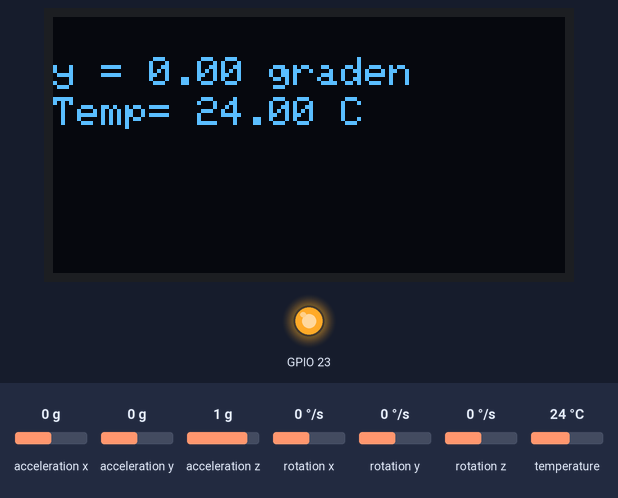
Simulated run of this sketch. Board: ESP32. Shown: 128×64 one-colour display, output pins drawn as LEDs (lit = HIGH). Wiring (inferred from the names in the program): MPU-6050 motion sensor at I2C address 0x68. The test bench sets the inputs (shaded band); at power-on: acceleration x 0 g, temperature 24 °C, acceleration y 0 g, acceleration z 1 g, rotation x 0 °/s, rotation y 0 °/s, rotation z 0 °/s. WiFi joins after 1.5 s; servers stay silent unless stated; what the sketch prints to the serial monitor is not drawn.

Above: at 3.3 s.
3.4 s: acceleration x set to 0.8 g
At 4.3 s:
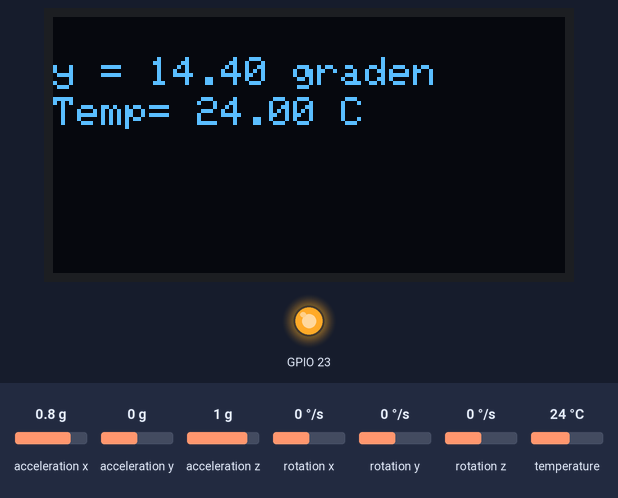
6.6 s: temperature set to 7 °C
At 8.3 s:
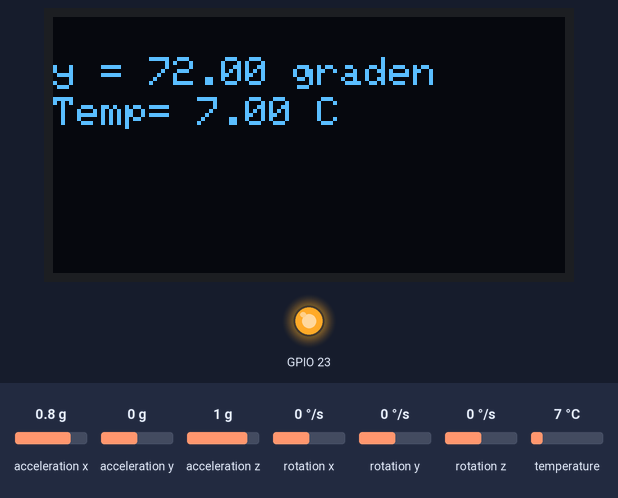
9.4 s: acceleration x set to -1.4 g
At 11.2 s:
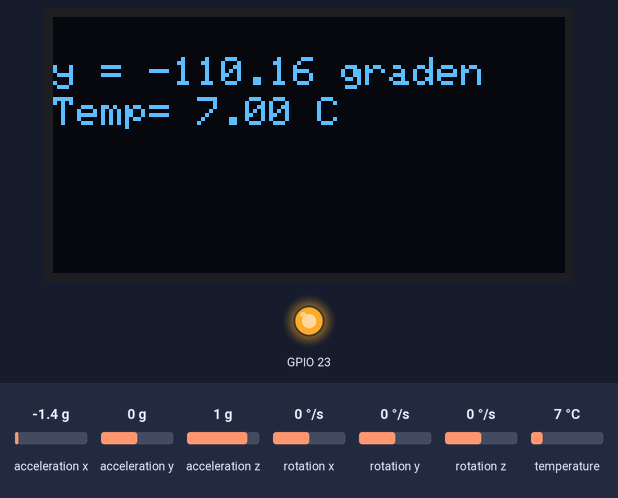
13.4 s: temperature set to 12 °C
At 14.4 s:
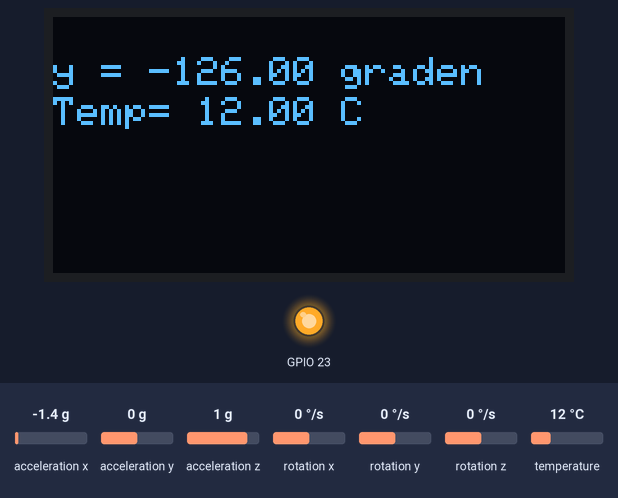
15.3 s: acceleration x set to -0.8 g
At 17.3 s:
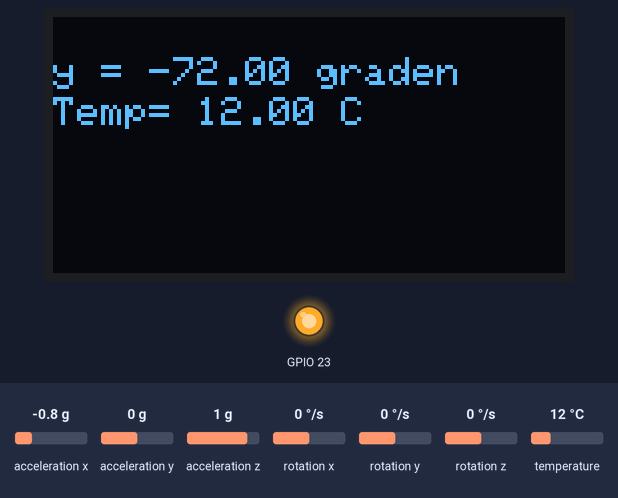
Timing chart, 0 to 18.8 s (numbered marks = the images above; inputs shaded):
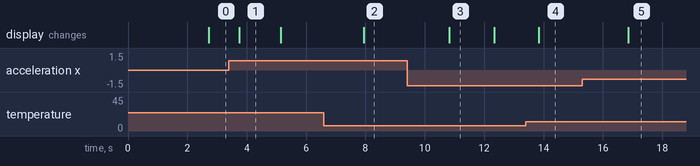

The sketch:

Temp-Gyro-Blynk.ino
```cpp
#define BLYNK_PRINT Serial
#include <WiFi.h>
#include <WiFiClient.h>
#include <BlynkSimpleEsp32.h>
#include <Wire.h>// This library allows you to communicate with I2C devices.
#include <Adafruit_BMP280.h>

Adafruit_BMP280 bmp; // I2C
const int MPU_ADDR = 0x68; // I2C address
int16_t accelerometer_x, accelerometer_y, accelerometer_z; // variables for accelerometer raw data
int16_t gyro_x, gyro_y, gyro_z; // variables for gyro raw data
int16_t temperature; // variables for temperature data
float graden = 0;

int totaal = 0;
#include <Adafruit_GFX.h>
#include <Adafruit_SSD1306.h>

#define SCREEN_WIDTH 128 // OLED display width, in pixels
#define SCREEN_HEIGHT 64 // OLED display height, in pixels

// Declaration for an SSD1306 display connected to I2C (SDA, SCL pins)
Adafruit_SSD1306 display(SCREEN_WIDTH, SCREEN_HEIGHT, &Wire, -1);

// You should get Auth Token in the Blynk App.
// Go to the Project Settings (nut icon).
char auth[] = "ppyVwGmPwmNdUzIEW5qXDBum507_67Tk";

// Your WiFi credentials.
// Set password to "" for open networks.
char ssid[] = "embed";
char pass[] = "weareincontrol";

BLYNK_READ(V2) {
  Blynk.virtualWrite(V2, graden);
}
BLYNK_READ(V1) {
  Blynk.virtualWrite(V1, bmp.readTemperature());
}

void setup() {
  pinMode(23, OUTPUT);
  digitalWrite(23, HIGH);

  Serial.begin(9600);
  if (!display.begin(SSD1306_SWITCHCAPVCC, 0x3C)) { // Address 0x3D for 128x64
    Serial.println(F("SSD1306 allocation failed"));
    while (1);
  }
  if (!bmp.begin()) {
    Serial.println(F("Could not find a valid BMP280 sensor, check wiring!"));
    while (1);
  }

  Wire.begin();
  Wire.beginTransmission(MPU_ADDR); // Begins a transmission to the I2C slave (GY-521 board)
  Wire.write(0x6B); // PWR_MGMT_1 register
  Wire.write(0); // set to zero (wakes up the MPU-6050)
  Wire.endTransmission(true);

  Blynk.begin(auth, ssid, pass, "server.wyns.it", 8081);

}

void loop() {
  for (int i = 0; i < 50; i++) {
    Wire.beginTransmission(MPU_ADDR);
    Wire.write(0x3B); // starting with register 0x3B (ACCEL_XOUT_H) [MPU-6000 and MPU-6050 Register Map and Descriptions Revision 4.2, p.40]
    Wire.endTransmission(false); // the parameter indicates that the Arduino will send a restart. As a result, the connection is kept active.
    Wire.requestFrom(MPU_ADDR, 7 * 2, true); // request a total of 7*2=14 registers
    // "Wire.read()<<8 | Wire.read();" means two registers are read and stored in the same variable
    accelerometer_y = Wire.read() << 8 | Wire.read(); // reading registers: 0x3D (ACCEL_YOUT_H) and 0x3E (ACCEL_YOUT_L)
    totaal = totaal + accelerometer_y;
    Serial.print("Y= ");
    Serial.println(accelerometer_y);
    Serial.print("Totaal= ");
    Serial.println(totaal);
  }

  float gem = totaal / 50;
  Serial.print("Gem: ");
  Serial.println(gem);
  graden = (gem / 16384) * 90;


  Serial.print(F("Temperature = "));
  Serial.print(bmp.readTemperature());
  Serial.println(" | aY = "); Serial.print(accelerometer_y);

  display.clearDisplay();
  display.setTextSize(1);
  display.setTextColor(WHITE);
  display.setCursor(0, 10);
  // Display static text
  display.print("y = ");
  display.print(graden);
  display.print(" graden");
  display.setCursor(0, 20);
  display.print("Temp= ");
  display.print(bmp.readTemperature());
  display.print(" C");
  display.display();
  totaal = 0; //reset total to calculate average again

  Blynk.run();

}
```

Measured:
- after the input at 3.4 s, the display: changes after 0.34 s (image 1)
- after the input at 6.6 s, the display: changes after 1.3 s (image 2)
- after the input at 9.4 s, the display: changes after 1.4 s (image 3)
- after the input at 13.4 s, the display: changes after 0.45 s (image 4)
- after the input at 15.3 s, the display: changes after 1.6 s (image 5)
- what the display in image 1 shows lasts 1.4 s, from 3.7 s to 5.1 s
- what the display in image 3 shows lasts 1.5 s, from 10.8 s to 12.3 s
